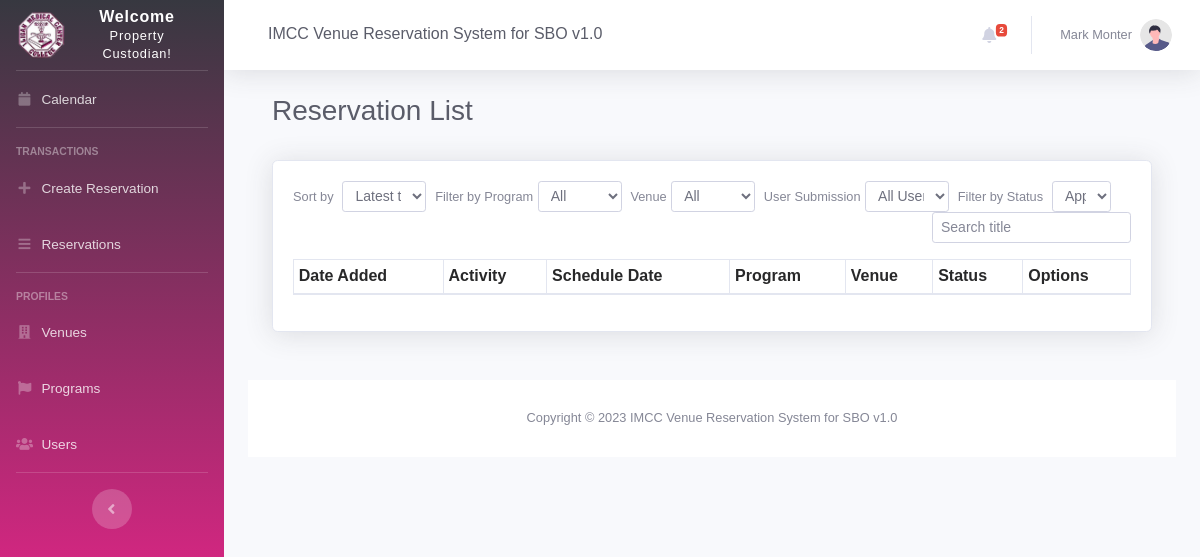
The page /reservation_list.php (signed in) on the database as committed earlier.
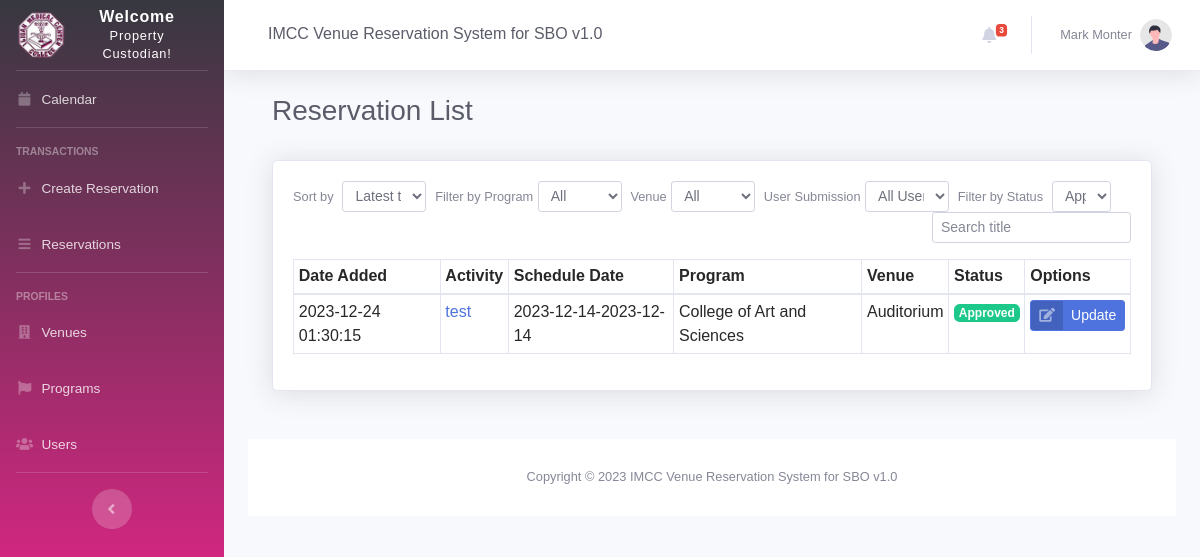
The same page on the database as committed later.
### tables this page shows
CREATE TABLE `schedules` (
  `id` bigint(11) NOT NULL,
  `reservationID` varchar(255) NOT NULL,
  `userID` int(11) NOT NULL,
  `venueID` int(15) DEFAULT NULL,
  `programID` int(11) NOT NULL,
  `status` varchar(3) NOT NULL DEFAULT 'P',
  `date_start` date NOT NULL,
  `date_end` date NOT NULL,
  `time_start` varchar(50) NOT NULL,
  `time_end` varchar(50) NOT NULL,
  `name` varchar(255) DEFAULT NULL,
  `contact` varchar(11) DEFAULT NULL,
  `description` text DEFAULT NULL,
  `num_participants` int(11) NOT NULL,
  `notified` tinyint(1) NOT NULL DEFAULT 0,
  `last_notified` date DEFAULT NULL,
  `cancelled` tinyint(1) NOT NULL DEFAULT 0,
  `deleted` tinyint(4) NOT NULL DEFAULT 0,
  `rejectedByAdmin` int(1) NOT NULL DEFAULT 0,
  `approvedByAdmin` int(1) NOT NULL DEFAULT 0,
  `act_form_file` varchar(255) NOT NULL,
  `letter_approve_file` varchar(255) NOT NULL,
  `notes` text DEFAULT NULL,
  `material` text DEFAULT NULL,
  `date_added` datetime NOT NULL DEFAULT current_timestamp()
);

CREATE TABLE `program` (
  `id` int(11) NOT NULL,
  `programID` varchar(15) DEFAULT NULL,
  `name` varchar(255) DEFAULT NULL,
  `color` varchar(15) DEFAULT NULL,
  `incharge_organization` varchar(255) DEFAULT NULL,
  `dateAdded` datetime NOT NULL DEFAULT current_timestamp(),
  `dateUpdated` datetime DEFAULT NULL
);

CREATE TABLE `venues` (
  `id` int(11) NOT NULL,
  `venueID` varchar(20) NOT NULL,
  `name` varchar(255) DEFAULT NULL,
  `capacity` varchar(255) DEFAULT NULL,
  `dateAdded` datetime NOT NULL DEFAULT current_timestamp(),
  `dateUpdated` datetime DEFAULT NULL
);

### reservation_list.php (the view, shortened to what this page needs)
<?php
include 'settings/system.php';
include 'settings/header.php';
include "settings/sidebar.php";
include 'settings/topbar.php';
?>
<div class="container-fluid">
    <div class="d-sm-flex align-items-center justify-content-between mb-4">
        <div class="container-fluid">
            <div class="d-sm-flex align-items-center justify-content-between mb-4">
                <h1 class="h3 mb-2 text-gray-800">Reservation List</h1>
            </div>
            <div class="card shadow mb-4">
                <div class="card-body">
                    <div class="form-group form-inline" <?php echo ($_SESSION["position"] == "STO" ? "hidden disabled" : "") ?>>
                        <label for=""><small>Sort by</small> &nbsp;&nbsp;</label>
                        <select class="form-control form-control-sm" name="orderBy" id="orderBy" style="width: 10%;">
                            <option value="DESC" selected>Latest to Oldest</option>
                        </select>
                        <label><small>Filter by Program</small> &nbsp;</label>
                        <select class="form-control form-control-sm" name="filterByProgram" id="filterByProgram" style="width: 10%;">
                            <option value="0" selected >All</option>
                        </select>
                        <label><small>Venue</small> &nbsp;</label>
                        <select class="form-control form-control-sm" name="filterByVenue" id="filterByVenue"style="width: 10%;">
                            <option value="0" selected>All</option>
                        </select>
                        <label><small>User Submission</small> &nbsp;</label>
                        <select class="form-control form-control-sm" name="filterByUserType" id="filterByUserType" style="width: 10%;">
                            <option value="0" selected>All User Type</option>
                        </select>
                        <label for=""><small>Filter by Status</small> &nbsp;&nbsp;</label>
                        <select class="form-control form-control-sm" name="filterByStatus" id="filterByStatus" style="width: 7%;">
                            <option value="A" <?php echo ((($_SESSION["position"] == "PTC") ? "selected" : "")); ?>>Approved</option>
                        </select>
                        <div class="form-inline" style="margin-left: auto; ">
                            <input class="form-control form-control-sm" type="text" name="filterSearch" id="filterSearch" placeholder="Search title" style="margin-left: auto; ">
                        </div>
                    </div>
                    <div class="table-responsive">
                        <table class="table table-sm table-bordered table-hovered" id="<?php echo ($_SESSION["position"] == "STO" ? "dataTable" : "") ?>" width="100%" cellspacing="0">
                            <thead>
                                <tr>
                                    <th>Date Added</th>
                                    <th>Activity</th>
                                    <th>Schedule Date</th>
                                    <th>Program</th>
                                    <th>Venue</th>
                                    <th>Status</th>
                                    <th>Options</th>
                                </tr>
                            </thead>
                            <tbody>
                                <?php
                                $fetchReservations = "SELECT `schedules`.`reservationID` AS 'RESERVATION_ID',
                                                            `schedules`.id AS 'INT_RES_ID',
                                                            `venues`.name AS 'VENUE_NAME',
                                                            `schedules`.name AS 'ACTIVITY',
                                                            `program`.name AS 'PROGRAM_NAME',
                                                            `schedules`.date_start AS 'START_DATE',
                                                            `schedules`.date_end AS 'END_DATE',
                                                            `schedules`.status AS 'STATUS',
                                                            `schedules`.date_added as 'DATE_ADDEDS' FROM `schedules`
                                                        INNER JOIN `venues`
                                                        ON `schedules`.venueID = `venues`.id
                                                        INNER JOIN `program`
                                                        ON `schedules`.programID = `program`.id
                                                        INNER JOIN `users`
                                                        ON `users`.id  = `schedules`.userID";
                                if ($_SESSION["position"] == "PTC") {
                                    $fetchReservations .= " WHERE `schedules`.status = 'A'";
                                }
                                $fetchReservations .= " ORDER BY `schedules`.date_added DESC";
                                $reservations = $db->query($fetchReservations);
                                $row_reservations = $reservations->fetchAll(PDO::FETCH_OBJ);
                                foreach ($row_reservations as $row) {
                                    $statusStr = "Draft";
                                    $statusColor = "";
                                    switch ($row->STATUS) {
                                        case "A":
                                            $statusColor = "badge-success";
                                            $statusStr = "Approved";
                                            break;
                                    }
                                ?>
                                    <tr>
                                        <td><?= $row->DATE_ADDEDS; ?></td>
                                        <td><?= '<a href="view_reservation.php?reservation_id=' . $row->INT_RES_ID . '" target="_blank">' . $row->ACTIVITY . '</a>'; ?></td>
                                        <td><?= $row->START_DATE . "-" . $row->END_DATE; ?></td>
                                        <td><?= $row->PROGRAM_NAME; ?></td>
                                        <td><?= $row->VENUE_NAME; ?></td>
                                        <td align="center"><span class="badge <?= $statusColor ?>"><?= $statusStr; ?></span></td>
                                        <td align="center">
                                            <a href='edit_reservation.php?reservation_id=<?= $row->INT_RES_ID ?>'
                                                class="btn btn-primary btn-icon-split btn-sm keychainify-checked"
                                                target="_blank"
                                                style="<?php echo ($row->STATUS == 'A' && $_SESSION['position'] == 'STO' ? "visibility: hidden;" : "");?>">
                                                <span class="icon text-white-50">
                                                    <i class="fas fa-edit"></i>
                                                </span>
                                                <span class="text">Update</span>
                                            </a>
                                        </td>
                                    </tr>
                                <?php } ?>
                            </tbody>
                        </table>
                    </div>
                </div>
            </div>
        </div>
    </div>
    <?php include 'settings/footer.php'; ?>

### settings/header.php (shortened to what this page needs)
<!DOCTYPE html>
<html lang="en">
<head>
    <link href="vendor/fontawesome-free/css/all.min.css" rel="stylesheet" type="text/css">
    <link href="css/sb-admin-2.min.css" rel="stylesheet">
    <link href="vendor/datatables/dataTables.bootstrap4.min.css" rel="stylesheet">
    <link rel="stylesheet" href="vendor/3b-calendar.css">
</head>

### settings/sidebar.php (shortened to what this page needs)
<body id="page-top">
    <div id="wrapper">
        <ul class="navbar-nav bg-gradient-imcc sidebar sidebar-dark accordion" id="accordionSidebar">
            <a class="sidebar-brand d-flex align-items-center justify-content-center" href="calendar.php">
                <div class="sidebar-brand-icon ">
                    <img class="fas" src="./img/imcc.png" style="width:50px;height:50px;"></img>
                </div>
                <div class="sidebar-brand-text mx-3">Welcome <br /><small><?php
                                                                            if ($_SESSION['position'] == 'STO') {
                                                                                echo 'Student Officer!';
                                                                            } elseif ($_SESSION['position'] == 'DSA') {
                                                                                echo 'Department of Student Affairs!';
                                                                            } else {
                                                                                echo 'Property Custodian!';
                                                                            }
                                                                            ?></small></div>
            </a>
            <hr class="sidebar-divider my-0">
            <li class="nav-item <?= $calendar; ?>">
                <a class="nav-link" href="calendar.php">
                    <i class="fas fa-fw fa-calendar"></i>
                    <span>Calendar</span></a>
            </li>
            <hr class="sidebar-divider">
            <div class="sidebar-heading">
                Transactions
            </div>
            <?php
            if ($_SESSION['position'] == 'STO') { ?>
                <li class="nav-item <?= $reservation; ?>">
                    <a class="nav-link" href="reservation_list.php">
                        <i class="fas fa-fw fa-bars"></i>
                        <span>Reservations</span></a>
                </li>
                <li class="nav-item <?= $reservation; ?>">
                    <a class="nav-link" href="add_reservation.php">
                        <i class="fas fa-fw fa-plus"></i>
                        <span>Create Reservation</span></a>
                </li>
            <?php
            }else if ($_SESSION['position'] == 'DSA' || $_SESSION['position'] == 'PTC') {
            ?>
            <li class="nav-item <?= $reservation; ?>">
                    <a class="nav-link" href="add_reservation.php">
                        <i class="fas fa-fw fa-plus"></i>
                        <span>Create Reservation</span></a>
            </li>
            <li class="nav-item <?= $reservation; ?>">
                <a class="nav-link" href="reservation_list.php">
                    <i class="fas fa-fw fa-bars"></i>
                    <span>Reservations</span></a>
            </li>
            <hr class="sidebar-divider">
            <div class="sidebar-heading">
                Profiles
            </div>
            <li class="nav-item <?= $venue; ?>">
                <a class="nav-link" href="venues.php">
                    <i class="fas fa-fw fa-building"></i>
                    <span>Venues</span></a>
            </li>
            <li class="nav-item <?= $program; ?>">
                <a class="nav-link" href="programs.php">
                    <i class="fas fa-fw fa-flag"></i>
                    <span>Programs</span></a>
            </li>
             <li class="nav-item <?= $user; ?>">
                <a class="nav-link" href="users.php">
                    <i class="fas fa-fw fa-users"></i>
                    <span>Users</span></a>
            </li>
            <?php } ?>
            <hr class="sidebar-divider d-none d-md-block">
            <div class="text-center d-none d-md-inline">
                <button class="rounded-circle border-0" id="sidebarToggle"></button>
            </div>
        </ul>

### settings/topbar.php (shortened to what this page needs)
<div id="content-wrapper" class="d-flex flex-column">
    <div id="content">
        <nav class="navbar navbar-expand navbar-light bg-white topbar mb-4 static-top shadow">
            <div class="d-none d-sm-inline-block form-inline mr-auto ml-md-3 my-2 my-md-0 mw-100 navbar-search">
                <div class="input-group">
                    <h5 class="form-control  border-0 text-gray-800"><?= NAME_; ?></h5>
                </div>
            </div>
            <ul class="navbar-nav ml-auto">
                <?php
                    $currentUserID = $_SESSION["id"];
                    $currentUserType = $_SESSION["position"];
                    $getNotif = $db->query("SELECT * FROM notifications
                                            WHERE (recipient = '$currentUserID' OR notifyToAllUserType = '$currentUserType')  ORDER BY id DESC");
                    $fetchNotifications = $getNotif->fetchAll(PDO::FETCH_OBJ);
                    $notificationCount = 0;
                    foreach ($fetchNotifications as $data)
                    {
                        if($data->isRead == 0){
                            $notificationCount++;
                        }
                    }
                ?>
                <li class="nav-item dropdown no-arrow mx-1">
                    <a class="nav-link dropdown-toggle" href="#" id="alertsDropdown" role="button" data-toggle="dropdown" aria-haspopup="true" aria-expanded="false">
                        <i class="fas fa-bell fa-fw"> </i>
                        <span class="badge badge-danger badge-counter" style="<?php echo (($notificationCount == 0) ? "visibility: hidden;": "visibility: visible;")?>"><?php echo $notificationCount; ?></span>
                    </a>
                </li>
                <li class="nav-item dropdown no-arrow">
                    <a class="nav-link dropdown-toggle" href="#" id="userDropdown" role="button" data-toggle="dropdown" aria-haspopup="true" aria-expanded="false">
                        <span class="mr-2 d-none d-lg-inline text-gray-600 small"><?= $_SESSION['name']; ?></span>
                        <img class="img-profile rounded-circle" src="img/undraw_profile.svg">
                    </a>
                </li>
            </ul>
        </nav>

### settings/footer.php (shortened to what this page needs)
<footer class="sticky-footer bg-white">
    <div class="container my-auto">
        <div class="copyright text-center my-auto">
            <span>Copyright &copy; 2023 <?= NAME_; ?> </span>
        </div>
    </div>
</footer>
</body>
</html>

Rows that differ between the two databases and show on the page:
now on this page (row edited): schedules: date_added "2023-12-24 01:30:15", name "test", date_start "2023-12-14", date_end "2023-12-14", programID.name "College of Art and Sciences", venueID.name "Auditorium", status "Approved"
Other text that changed with them:
$notificationCount: "2" → "3"
